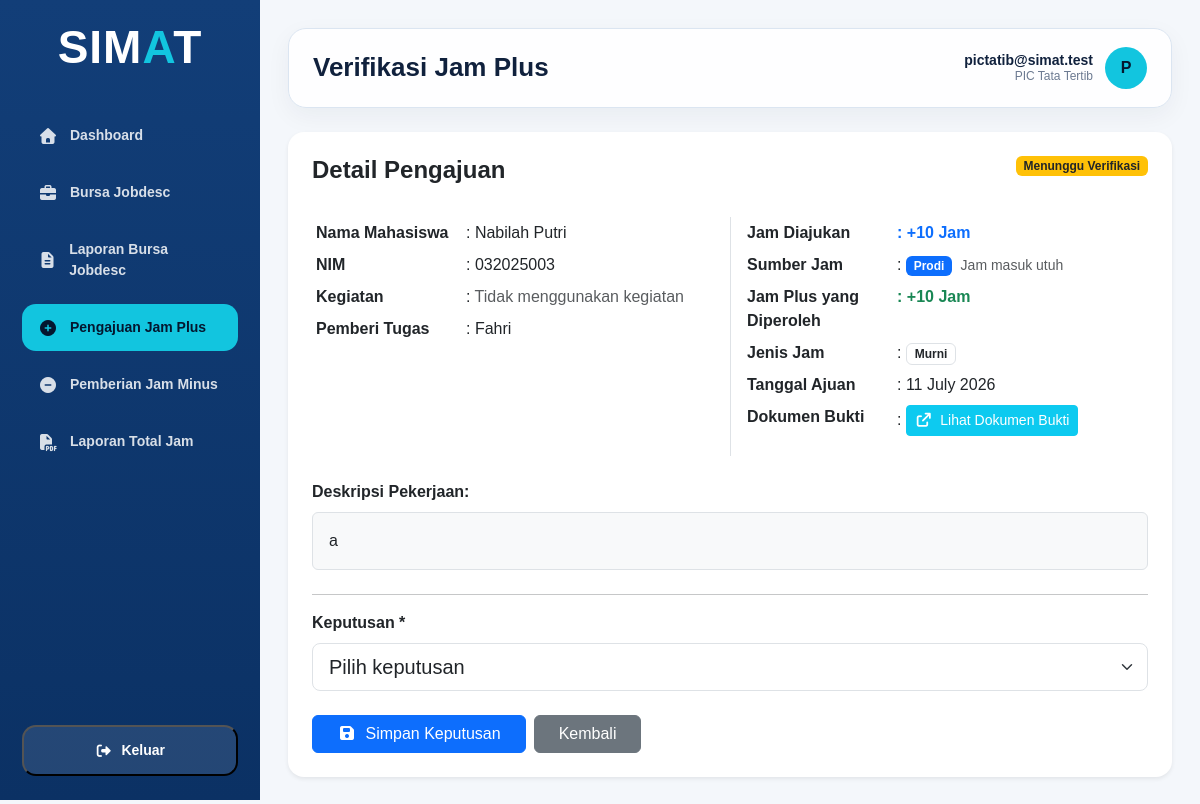
/transaksi/pengajuan_jam_plus/verifikasi.php?id=9 (signed in), run on the app's committed database.
### tables this page shows
CREATE TABLE `pengajuan_jam_plus` (
  `id_pengajuan_jam_plus` int NOT NULL,
  `id_kegiatan` int DEFAULT NULL,
  `jumlah_jam_plus` decimal(6,1) NOT NULL,
  `jenis_jam` enum('Murni','Kompensasi') NOT NULL,
  `sumber_jam` enum('Prodi','Luar') NOT NULL,
  `tanggal_pengajuan` datetime NOT NULL,
  `deskripsi_pekerjaan` text,
  `nama_pemberi` varchar(50) DEFAULT NULL,
  `dokumen_url` varchar(2048) DEFAULT NULL,
  `status_pengajuan` enum('Menunggu Verifikasi','Disetujui','Ditolak') DEFAULT 'Menunggu Verifikasi',
  `alasan_penolakan` varchar(255) DEFAULT NULL
);

CREATE TABLE `mahasiswa` (
  `id_mahasiswa` int NOT NULL,
  `id_kelas` int NOT NULL,
  `id_periode_akademik` int NOT NULL,
  `nim` varchar(20) NOT NULL,
  `nama_mahasiswa` varchar(50) NOT NULL,
  `email` varchar(50) DEFAULT NULL,
  `no_hp` varchar(20) DEFAULT NULL,
  `saldo_jam_minus_murni` decimal(10,1) NOT NULL DEFAULT '0.0',
  `saldo_jam_minus_kompensasi` decimal(10,1) NOT NULL DEFAULT '0.0',
  `saldo_jam_plus_murni` decimal(10,1) NOT NULL DEFAULT '0.0',
  `saldo_jam_plus_kompensasi` decimal(10,1) NOT NULL DEFAULT '0.0',
  `status_mahasiswa` enum('Aktif','Tidak Aktif','Lulus','Cuti') DEFAULT 'Aktif'
);

### config/function.php (called while the page is built, shortened)
<?php
function aman($data)
{
    return htmlspecialchars($data ?? '', ENT_QUOTES, 'UTF-8');
}
function format_jam($nilai)
{
    $hasil = number_format((float) $nilai, 2, ',', '.');
    $hasil = rtrim($hasil, '0');
    return rtrim($hasil, ',');
}
?>

### transaksi/pengajuan_jam_plus/verifikasi.php (the view, shortened to what this page needs)
<?php
require_once "../../config/koneksi.php";
require_once "../../config/function.php";
$id_pengajuan = $_GET['id'] ?? '';
$stmt = mysqli_prepare($koneksi, "
    SELECT
        pjp.*,
        k.nama_kegiatan,
        k.penyelenggara,
        k.tanggal_kegiatan,
        m.nama_mahasiswa,
        m.nim,
        p.username AS username_pengaju
    FROM pengajuan_jam_plus pjp
    LEFT JOIN kegiatan k ON pjp.id_kegiatan = k.id_kegiatan
    JOIN detail_pengguna_pada_pengajuan_jam_plus dp ON pjp.id_pengajuan_jam_plus = dp.id_pengajuan_jam_plus
    JOIN pengguna p ON dp.id_pengguna = p.id_pengguna
    JOIN mahasiswa m ON p.id_mahasiswa = m.id_mahasiswa
    WHERE pjp.id_pengajuan_jam_plus = ?
    AND dp.peran_pengguna = 'Pengaju'
    LIMIT 1
");
mysqli_stmt_bind_param($stmt, "i", $id_pengajuan);
mysqli_stmt_execute($stmt);
$result = mysqli_stmt_get_result($stmt);
$pengajuan = mysqli_fetch_assoc($result);
require_once "../../includes/dashboard_header.php";
require_once "../../includes/sidebar.php";
?>
<main class="main-content">
    <div class="topbar">
        <h1 class="page-title">Verifikasi Jam Plus</h1>
        <div class="user-info">
            <div class="user-detail">
                <div class="user-name"><?= aman($_SESSION['username']); ?></div>
                <div class="user-role"><?= aman($_SESSION['role']); ?></div>
            </div>
            <div class="user-avatar">
                <?= strtoupper(substr($_SESSION['username'], 0, 1)); ?>
            </div>
        </div>
    </div>
    <div class="content-wrapper">
        <div class="card border-0 shadow-sm rounded-4">
            <div class="card-body p-4">
                <div class="d-flex justify-content-between align-items-start mb-4">
                    <h4 class="fw-bold">Detail Pengajuan</h4>
                    <span class="badge <?= $pengajuan['status_pengajuan'] == 'Menunggu Verifikasi' ? 'bg-warning text-dark' : ($pengajuan['status_pengajuan'] == 'Disetujui' ? 'bg-success' : 'bg-danger') ?>">
                        <?= aman($pengajuan['status_pengajuan']); ?>
                    </span>
                </div>
                <div class="row mb-4">
                    <div class="col-md-6">
                        <table class="table table-sm table-borderless">
                            <tr>
                                <th style="width: 150px;">Nama Mahasiswa</th>
                                <td>: <?= aman($pengajuan['nama_mahasiswa']); ?></td>
                            </tr>
                            <tr>
                                <th>NIM</th>
                                <td>: <?= aman($pengajuan['nim']); ?></td>
                            </tr>
                            <tr>
                                <th>Kegiatan</th>
                                <td>
                                    :
                                    <?php if ($pengajuan['sumber_jam'] == 'Luar') { ?>
                                        <?= aman($pengajuan['nama_kegiatan']); ?>
                                    <?php } else { ?>
                                        <span class="text-muted">Tidak menggunakan kegiatan</span>
                                    <?php } ?>
                                </td>
                            </tr>
                            <tr>
                                <th>Pemberi Tugas</th>
                                <td>: <?= aman($pengajuan['nama_pemberi']); ?></td>
                            </tr>
                        </table>
                    </div>
                    <div class="col-md-6 border-start">
                        <table class="table table-sm table-borderless">
                            <?php
                            $jumlah_jam_diterima = $pengajuan['sumber_jam'] == 'Luar'
                                ? round($pengajuan['jumlah_jam_plus'] * 0.5, 1)
                                : round($pengajuan['jumlah_jam_plus'], 1);
                            ?>
                            <tr>
                                <th style="width: 150px;">Jam Diajukan</th>
                                <td class="fw-bold text-primary">
                                    : +<?= format_jam($pengajuan['jumlah_jam_plus']); ?> Jam
                                </td>
                            </tr>
                            <tr>
                                <th>Sumber Jam</th>
                                <td>
                                    : <?php if ($pengajuan['sumber_jam'] == "Prodi") { ?>
                                        <span class="badge bg-primary">Prodi</span>
                                        <small class="text-muted ms-1">Jam masuk utuh</small>
                                    <?php } else { ?>
                                        <span class="badge bg-secondary">Luar</span>
                                        <small class="text-muted ms-1">Jam masuk 50%</small>
                                    <?php } ?>
                                </td>
                            </tr>
                            <tr>
                                <th>Jam Plus yang Diperoleh</th>
                                <td class="fw-bold text-success">
                                    : +<?= format_jam($jumlah_jam_diterima); ?> Jam
                                </td>
                            </tr>
                            <tr>
                                <th>Jenis Jam</th>
                                <td>
                                    : <span class="badge border text-dark"><?= aman($pengajuan['jenis_jam']); ?></span>
                                </td>
                            </tr>
                            <tr>
                                <th>Tanggal Ajuan</th>
                                <td>: <?= date('d F Y', strtotime($pengajuan['tanggal_pengajuan'])); ?></td>
                            </tr>
                            <tr>
                                <th>Dokumen Bukti</th>
                                <td>:
                                    <a href="<?= aman($pengajuan['dokumen_url']); ?>" target="_blank" class="btn btn-info btn-sm text-white">
                                        <i class="fa-solid fa-external-link me-1"></i> Lihat Dokumen Bukti
                                    </a>
                                </td>
                            </tr>
                        </table>
                    </div>
                </div>
                <div class="mb-4">
                    <label class="fw-bold d-block mb-2">Deskripsi Pekerjaan:</label>
                    <div class="p-3 bg-light rounded border">
                        <?= nl2br(aman($pengajuan['deskripsi_pekerjaan'])); ?>
                    </div>
                </div>
                <hr>
                <?php if ($pengajuan['status_pengajuan'] == "Menunggu Verifikasi") { ?>
                    <form action="proses_verifikasi.php" method="post">
                            <div class="mb-4">
                                <label for="status_pengajuan" class="form-label fw-bold">
                                    Keputusan *
                                </label>
                                <select
                                    name="status_pengajuan"
                                    id="status_pengajuan"
                                    class="form-select form-select-lg"
                                    required
                                >
                                    <option value="">Pilih keputusan</option>
                                </select>
                            </div>
                        <div class="d-flex gap-2">
                            <button type="submit" name="verifikasi" class="btn btn-primary px-4">
                                <i class="fa-solid fa-save me-1"></i>
                                Simpan Keputusan
                            </button>
                            <a href="index.php" class="btn btn-secondary px-4">
                                Kembali
                            </a>
                        </div>
                    </form>
                    <?php } ?>
            </div>
        </div>
    </div>
</main>
<?php require_once "../../includes/dashboard_footer.php"; ?>

### assets/css/dashboard.css (style rules this page uses)
:root { --primary: #123e78; --primary-dark: #0b3164; --accent: #12c5df; --bg: #f4f7fb; --text: #10213d; --muted: #6c7a91; --white: #ffffff; --border: #dbe5f1; }
* { box-sizing: border-box; }
html, body { width: 100%; min-height: 100%; margin: 0; font-family: Arial, sans-serif; background: var(--bg); color: var(--text); overflow-x: hidden; scrollbar-width: none; -ms-overflow-style: none; }
.main-content { min-width: 0; margin-left: 260px; min-height: 100vh; padding: 28px; overflow-x: hidden; }
.topbar { min-height: 76px; background: rgba(255, 255, 255, 0.9); border: 1px solid var(--border); border-radius: 18px; padding: 18px 24px; display: flex; align-items: center; justify-content: space-between; gap: 18px; box-shadow: 0 8px 25px rgba(16, 33, 61, 0.05); }
.page-title { margin: 0; font-size: 26px; font-weight: 800; }
.user-info { display: flex; align-items: center; gap: 12px; min-width: max-content; }
.user-detail { line-height: 1.2; text-align: right; }
.user-name { font-size: 14px; font-weight: 700; }
.user-role { font-size: 12px; color: var(--muted); }
.user-avatar { width: 42px; height: 42px; border-radius: 50%; background: var(--accent); color: #04172f; display: flex; align-items: center; justify-content: center; font-weight: 800; }
.content-wrapper { margin-top: 24px; }

### data on the page
pengajuan_jam_plus: status_pengajuan "Menunggu Verifikasi", mahasiswa.nama_mahasiswa "Nabilah Putri", mahasiswa.nim "032025003", nama_pemberi "Fahri", jumlah_jam_plus "10", format_jam($jumlah_jam_diterima) "10", jenis_jam "Murni", tanggal_pengajuan "11 July 2026", deskripsi_pekerjaan "a"

### other printed values
aman($_SESSION['username']) "pictatib@simat.test"
aman($_SESSION['role']) "PIC Tata Tertib"
substr($_SESSION['username'], 0, 1) "P"
